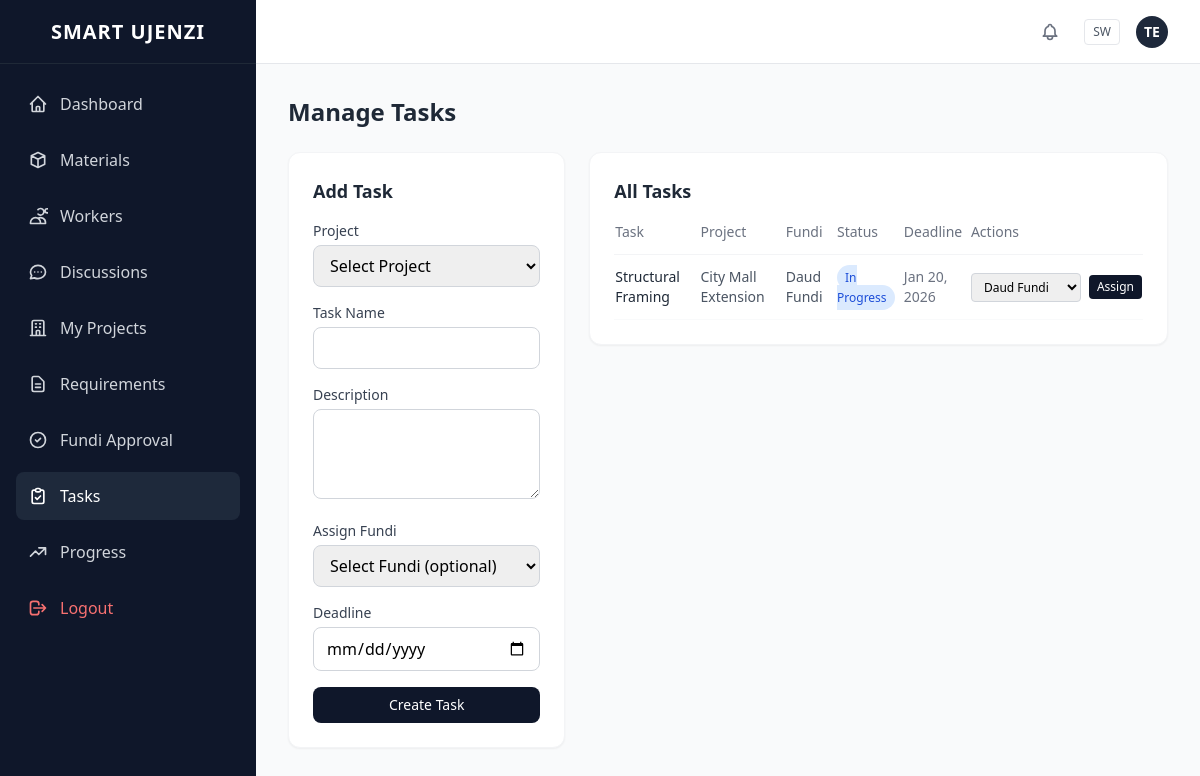
Page /pm/tasks.php (signed in) on the committed database.
### tables this page shows
CREATE TABLE tasks (
    id INT AUTO_INCREMENT PRIMARY KEY,
    project_id INT NOT NULL,
    name VARCHAR(255) NOT NULL,
    description TEXT,
    status VARCHAR(50) DEFAULT 'Not Started',
    fundi_id INT,
    deadline DATE,
    FOREIGN KEY(project_id) REFERENCES projects(id),
    FOREIGN KEY(fundi_id) REFERENCES users(id)
);

CREATE TABLE projects (
    id INT AUTO_INCREMENT PRIMARY KEY,
    name VARCHAR(255) NOT NULL,
    description TEXT,
    status VARCHAR(50) DEFAULT 'Pending',
    project_manager_id INT,
    customer_id INT,
    start_date DATE,
    end_date DATE,
    FOREIGN KEY(project_manager_id) REFERENCES users(id)
);

CREATE TABLE users (
    id INT AUTO_INCREMENT PRIMARY KEY,
    name VARCHAR(255) NOT NULL,               
    email VARCHAR(255) UNIQUE NOT NULL,        
    password VARCHAR(255) NOT NULL,            
    role VARCHAR(50) NOT NULL,                 
    location VARCHAR(255) DEFAULT '',           
    skills TEXT DEFAULT '',                       
    approved TINYINT(1) DEFAULT 1                
);

### includes/config.php (called while the page is built, shortened)
<?php
function getDB(): PDO {
    static $pdo = null;
    if ($pdo === null) {
        try {
            $dsn = DB_SOCKET && DB_USER === ''
                ? "mysql:unix_socket=" . DB_SOCKET . ";dbname=" . DB_NAME . ";charset=utf8mb4"
                : "mysql:host=" . DB_HOST . ";dbname=" . DB_NAME . ";charset=utf8mb4";
            $pdo = new PDO($dsn, DB_USER, DB_PASS, [
                PDO::ATTR_ERRMODE => PDO::ERRMODE_EXCEPTION,
                PDO::ATTR_DEFAULT_FETCH_MODE => PDO::FETCH_ASSOC,
            ]);
        } catch (PDOException $e) {
            if (APP_ENV === 'production') {
                die('Database connection failed. Please check your configuration.');
            }
            throw $e;
        }
    }
    return $pdo;
}

### includes/functions.php (called while the page is built, shortened)
<?php
require_once __DIR__ . '/config.php';
function runQuery(string $sql, array $params = []): array {
    $stmt = getDB()->prepare($sql);
    $stmt->execute($params);
    return $stmt->fetchAll();
}

### pm/tasks.php (the view, shortened to what this page needs)
<?php
require_once __DIR__ . '/../includes/functions.php';
require_once __DIR__ . '/../includes/header.php';
$userId = $_SESSION['user_id'];
$fundis = runQuery("SELECT id, name, skills FROM users WHERE role = 'fundi' AND approved = 1 ORDER BY name");
$assignedFundiProjects = runQuery("SELECT DISTINCT fundi_id, project_id FROM tasks WHERE fundi_id IS NOT NULL");
$assignedMap = [];
foreach ($assignedFundiProjects as $af) {
    $assignedMap[$af['project_id']][] = $af['fundi_id'];
}
$tasks = runQuery("SELECT t.*, p.name as project_name, u.name as fundi_name FROM tasks t JOIN projects p ON t.project_id = p.id LEFT JOIN users u ON t.fundi_id = u.id WHERE p.project_manager_id = ? ORDER BY t.deadline", [$userId]);
?>
<div class="grid grid-cols-1 lg:grid-cols-3 gap-6 mb-8">
    <div class="lg:col-span-1">
        <div class="bg-white rounded-xl shadow-sm border border-gray-100 p-6">
            <h3 class="text-lg font-bold text-gray-800 mb-4">Add Task</h3>
            <form method="POST">
                <div class="space-y-4">
                    <div>
                        <label class="block text-sm font-medium text-gray-700 mb-1">Project</label>
                        <select name="project_id" required class="w-full px-3 py-2 border border-gray-300 rounded-lg focus:outline-none focus:ring-2 focus:ring-slate-500">
                            <option value="">Select Project</option>
                        </select>
                    </div>
                    <div>
                        <label class="block text-sm font-medium text-gray-700 mb-1">Task Name</label>
                        <input type="text" name="name" required class="w-full px-3 py-2 border border-gray-300 rounded-lg focus:outline-none focus:ring-2 focus:ring-slate-500">
                    </div>
                    <div>
                        <label class="block text-sm font-medium text-gray-700 mb-1">Description</label>
                        <textarea name="description" rows="3" class="w-full px-3 py-2 border border-gray-300 rounded-lg focus:outline-none focus:ring-2 focus:ring-slate-500"></textarea>
                    </div>
                    <div>
                        <label class="block text-sm font-medium text-gray-700 mb-1">Assign Fundi</label>
                        <select name="fundi_id" class="w-full px-3 py-2 border border-gray-300 rounded-lg focus:outline-none focus:ring-2 focus:ring-slate-500">
                            <option value="">Select Fundi (optional)</option>
                        </select>
                    </div>
                    <div>
                        <label class="block text-sm font-medium text-gray-700 mb-1">Deadline</label>
                        <input type="date" name="deadline" required class="w-full px-3 py-2 border border-gray-300 rounded-lg focus:outline-none focus:ring-2 focus:ring-slate-500">
                    </div>
                    <button type="submit" class="w-full px-4 py-2 bg-slate-900 text-white rounded-lg hover:bg-slate-800 transition-colors text-sm font-medium">
                        Create Task
                    </button>
                </div>
            </form>
        </div>
    </div>
    <div class="lg:col-span-2">
        <div class="bg-white rounded-xl shadow-sm border border-gray-100 p-6">
            <h3 class="text-lg font-bold text-gray-800 mb-4">All Tasks</h3>
            <?php if (empty($tasks)): ?>
                <p class="text-gray-500 text-sm">No tasks created yet.</p>
            <?php else: ?>
                <div class="overflow-x-auto">
                    <table class="w-full text-sm">
                        <thead>
                            <tr class="text-left text-gray-500 border-b border-gray-100">
                                <th class="pb-3 font-medium">Task</th>
                                <th class="pb-3 font-medium">Project</th>
                                <th class="pb-3 font-medium">Fundi</th>
                                <th class="pb-3 font-medium">Status</th>
                                <th class="pb-3 font-medium">Deadline</th>
                                <th class="pb-3 font-medium">Actions</th>
                            </tr>
                        </thead>
                        <tbody>
                            <?php foreach ($tasks as $t): ?>
                            <tr class="border-b border-gray-50">
                                <td class="py-3 text-gray-800 font-medium"><?= htmlspecialchars($t['name']) ?></td>
                                <td class="py-3 text-gray-600"><?= htmlspecialchars($t['project_name']) ?></td>
                                <td class="py-3 text-gray-600"><?= htmlspecialchars($t['fundi_name'] ?? 'Unassigned') ?></td>
                                <td class="py-3">
                                    <span class="px-2 py-1 text-xs rounded-full <?= $t['status'] === 'Completed' ? 'bg-green-100 text-green-700' : ($t['status'] === 'In Progress' ? 'bg-blue-100 text-blue-700' : 'bg-gray-100 text-gray-700') ?>"><?= $t['status'] ?? 'Not Started' ?></span>
                                </td>
                                <td class="py-3 text-gray-500"><?= isset($t['deadline']) ? date('M j, Y', strtotime($t['deadline'])) : 'N/A' ?></td>
                                <td class="py-3">
                                    <form method="POST" class="flex items-center gap-2">
                                        <?php
                                        $excludedIds = $assignedMap[$t['project_id'] ?? 0] ?? [];
                                        $availableFundis = array_filter($fundis, fn($f) => !in_array($f['id'], $excludedIds) || $f['id'] == $t['fundi_id']);
                                        ?>
                                        <select name="fundi_id" class="text-xs px-2 py-1 border border-gray-300 rounded">
                                            <?php foreach ($availableFundis as $f): ?>
                                                <option value="<?= $f['id'] ?>" <?= $f['id'] == $t['fundi_id'] ? 'selected' : '' ?>><?= htmlspecialchars($f['name']) ?></option>
                                            <?php endforeach; ?>
                                        </select>
                                        <button type="submit" class="text-xs px-2 py-1 bg-slate-900 text-white rounded hover:bg-slate-800 transition-colors">Assign</button>
                                    </form>
                                </td>
                            </tr>
                            <?php endforeach; ?>
                        </tbody>
                    </table>
                </div>
            <?php endif; ?>
        </div>
    </div>
</div>
<?php require_once __DIR__ . '/../includes/footer.php'; ?>

### rows in the picture
tasks: name "Structural Framing", project.name "City Mall Extension", fundi.name "Daud Fundi", status "In Progress", deadline "Jan 20, 2026", fundi_id "Daud Fundi"

### other values in the picture
$item['name'] "Dashboard"
$item['name'] "Materials"
$item['name'] "Workers"
$item['name'] "Discussions"
$item['name'] "My Projects"
$item['name'] "Requirements"
$item['name'] "Fundi Approval"
$item['name'] "Tasks"
$item['name'] "Progress"
substr($userName, 0, 2) "TE"
$pageTitle "Manage Tasks"
